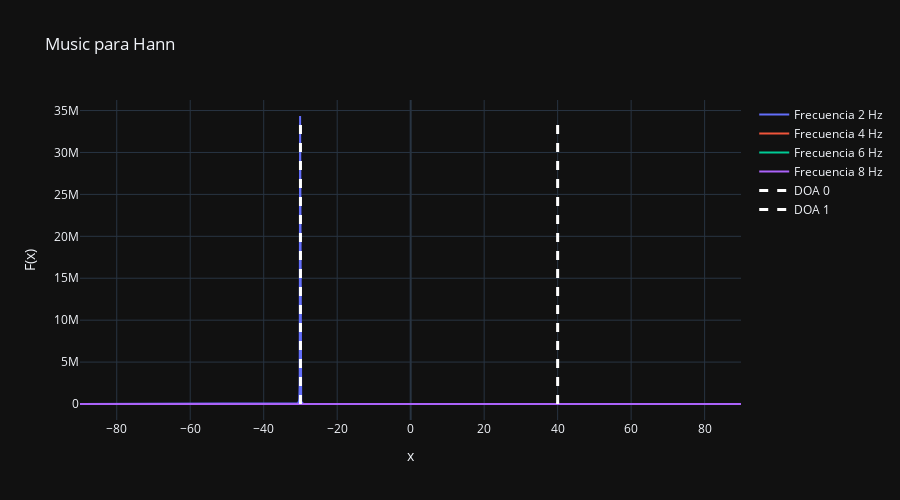

This figure's notebook cell:
### Code cell
music_spectrum_hann=MUSIC(this_ws,x_hann,angles,n_ruidoso)
music_plot(angles=angles,music_spectrum=music_spectrum_hann,this_ws=this_ws,DOAS=DOAS,freq_array=freq_array,titulo='Music para Hann')

### Figure 1 — Plotly figure (JSON) as saved in the notebook; plotly's stock layout.template omitted (floating-point values rounded to 4 significant figures; data arrays with more than 128 entries replaced by an {"elided": "..."} marker saying what was removed)
{"data": [{"mode": "lines", "name": "Frecuencia 2 Hz", "type": "scatter", "x": {"elided": "1800 float values"}, "y": {"elided": "1800 float values"}}, {"mode": "lines", "name": "Frecuencia 4 Hz", "type": "scatter", "x": {"elided": "1800 float values"}, "y": {"elided": "1800 float values"}}, {"mode": "lines", "name": "Frecuencia 6 Hz", "type": "scatter", "x": {"elided": "1800 float values"}, "y": {"elided": "1800 float values"}}, {"mode": "lines", "name": "Frecuencia 8 Hz", "type": "scatter", "x": {"elided": "1800 float values"}, "y": {"elided": "1800 float values"}}, {"line": {"color": "white", "dash": "dash", "width": 3}, "mode": "lines", "name": "DOA 0", "type": "scatter", "x": [-30, -30], "y": [0, 34350000.0]}, {"line": {"color": "white", "dash": "dash", "width": 3}, "mode": "lines", "name": "DOA 1", "type": "scatter", "x": [40, 40], "y": [0, 34350000.0]}], "layout": {"height": 500, "title": {"text": "Music para Hann"}, "width": 900, "xaxis": {"title": {"text": "x"}}, "yaxis": {"title": {"text": "F(x)"}}}}
